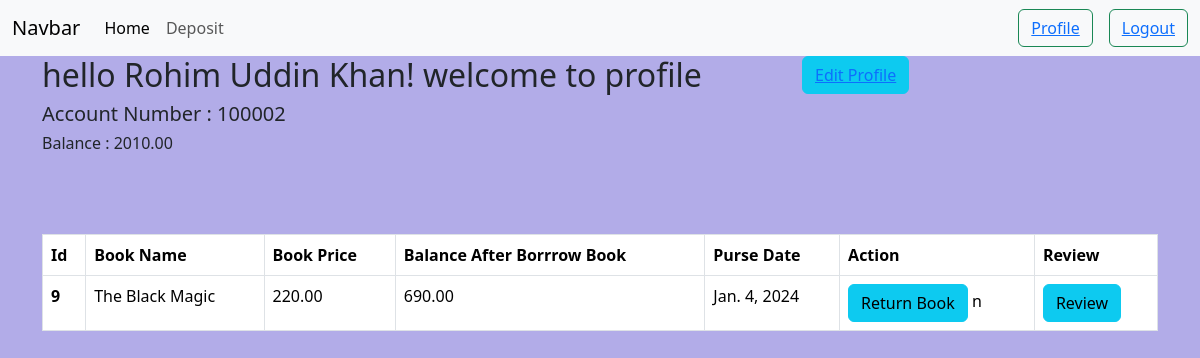
/user/profile/ (signed in), run on the app's committed database.
### user/models.py (models this page shows, shortened)
class UserAccount(models.Model):
    user=models.OneToOneField(User, related_name="account", on_delete=models.CASCADE)
    account_no=models.IntegerField(unique=True)
    birth_date=models.DateTimeField(null=True, blank=True)
    gender=models.CharField(max_length=50,choices=GENDER_TYPE)
    initial_deposit_date=models.DateTimeField(auto_now_add=True)
    balance=models.DecimalField(max_digits=8,default=0,decimal_places=2)

class BorrowBook(models.Model):
    user=models.ForeignKey(User, related_name="user_1", on_delete=models.CASCADE)
    book_id=models.IntegerField(null=True, blank=True)
    book_name=models.CharField(max_length=100)
    book_price=models.DecimalField(max_digits=8, decimal_places=2,null=True, blank=True)
    balance_A_B_Book=models.DecimalField(max_digits=10, decimal_places=2,null=True, blank=True)
    borrow_date=models.DateField(auto_now_add=True)
    returned = models.BooleanField(default=False, blank=True,null=True)

### user/views.py (the view)
# urls.py: path("profile/",ProfileView.as_view(),name='profile'),
class ProfileView(LoginRequiredMixin,TemplateView):
    template_name='user/profile.html'
    def get_context_data(self, **kwargs):
        context=super().get_context_data(**kwargs)
        context['data']=BorrowBook.objects.filter(user=self.request.user)
        return context

### user/templates/user/profile.html (shortened to what this page needs)
{% extends "base.html" %}
{% block content %}
<div class="row">
    <div class="col-lg-8 col-md-8 col-sm-12 mx-auto">
        <h2>hello {{request.user.first_name}} {{request.user.last_name}}! welcome to profile</h2>
        <h5>Account Number : {{request.user.account.account_no}}</h5>
        <h6>Balance : {{request.user.account.balance}}</h6>
    </div>
    <div  class="col-lg-4 col-md-4 col-sm-12 mx-auto">
        <button class="btn btn-info"><a href="{% url 'update' %}">Edit Profile</a></button>
    </div>
</div>
<br>
<br>
<br>
<table class="table table-bordered table-hover">
    <thead>
      <tr>
        <th scope="col">Id</th>
        <th scope="col">Book Name</th>
        <th scope="col">Book Price</th>
        <th scope="col">Balance After Borrrow Book</th>
        <th scope="col">Purse Date</th>
        <th scope="col">Action</th>
        <th scope="col">Review</th>
      </tr>
    </thead>
    <tbody>
        {% if data %}
        {% for b in data %}
      <tr>
        <th scope="row">{{b.id}}</th>
        <td>{{b.book_name}}</td>
        <td>{{b.book_price}}</td>
        <td>{{b.balance_A_B_Book}}</td>
        <td>{{b.borrow_date}}</td>
        <td>
        {% if not b.returned %}
           <a href="{% url 'return' b.book_id %}"  class="btn btn-info">Return Book</a>
        {% else %}
            <button class="btn btn-secondary" disabled>Book Returned</button>
        {% endif %}
    n  </td>
        <td><a href="{% url 'review' b.book_id %}"  class="btn btn-info">Review</a></td>
      </tr>
      {% endfor %}
      {% endif %}
    </tbody>
  </table>
{% endblock %}

### data on the page
BorrowBook: id "9", book_name "The Black Magic", book_price "220.00", balance_A_B_Book "690.00", borrow_date "Jan. 4, 2024", returned "Return Book"

### other printed values
{{ request.user.first_name }} "Rohim Uddin"
{{ request.user.last_name }} "Khan"
{{ request.user.account.account_no }} "100002"
{{ request.user.account.balance }} "2010.00"
